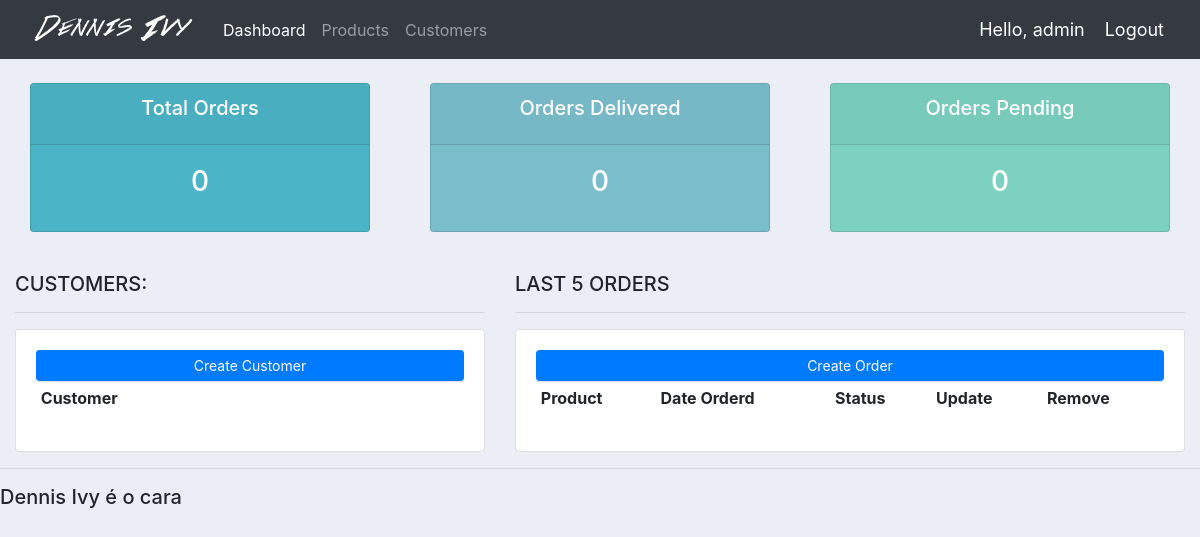
Page / (signed in) on the earlier database version.
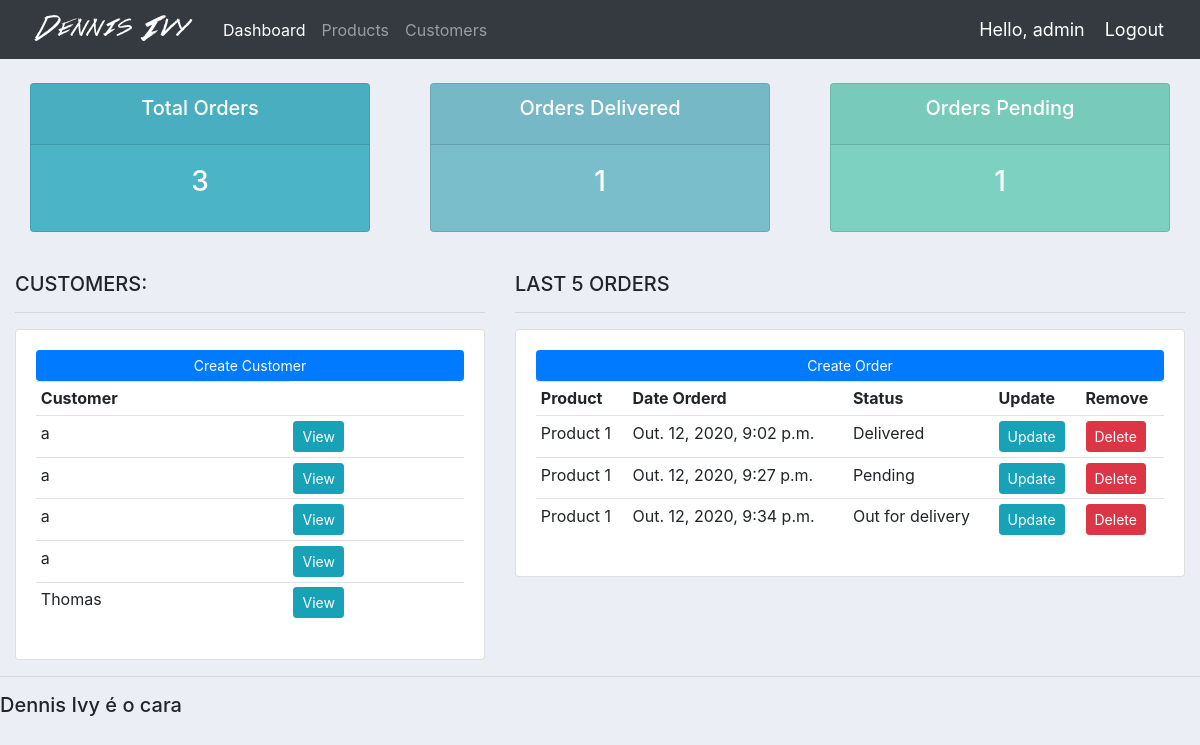
Same page on the later database version.
### accounts/models.py (models this page shows, shortened)
class Customer(models.Model):
	name = models.CharField(max_length=200, default=None)
	email = models.CharField(max_length=200, null=True)
	date_created = models.DateTimeField(auto_now_add=True, null=True)

class Order(models.Model):
	STATUS = (
			('Pending', 'Pending'),
			('Out for delivery', 'Out for delivery'),
			('Delivered', 'Delivered'),
			)
	customer = models.ForeignKey(Customer, null=True, on_delete= models.CASCADE)
	product = models.ForeignKey(Product, null=True, on_delete= models.CASCADE)
	date_created = models.DateTimeField(auto_now_add=True, null=True)
	status = models.CharField(max_length=200, null=True, choices=STATUS)
	note = models.CharField(max_length=100, null=True, blank=True)

class Product(models.Model):
	CATEGORY = (
			('Indoor', 'Indoor'),
			('Out Door', 'Out Door'),
			)
	name = models.CharField(max_length=200, default=None)
	price = models.FloatField()
	category = models.CharField(max_length=200, null=True, choices=CATEGORY)
	description = models.CharField(max_length=200, null=True, blank=True)
	date_created = models.DateTimeField(auto_now_add=True, null=True)
	tags = models.ManyToManyField(Tag)
	def __str__(self):
		return self.name

### accounts/views.py (the view)
# urls.py: path('', views.home, name="home"),
@login_required(login_url='login')
def home(request):
	orders = Order.objects.all()
	customers = Customer.objects.all()
	total_customers = customers.count()
	total_orders = orders.count()
	delivered = orders.filter(status='Delivered').count()
	pending = orders.filter(status='Pending').count()
	context = {'orders':orders, 'customers':customers,
	'total_orders':total_orders,'delivered':delivered,
	'pending':pending }
	return render(request, 'accounts/dashboard.html', context)

### accounts/templates/accounts/dashboard.html
{%  extends 'accounts/main.html' %}
{% load crispy_forms_tags %}
{% block content %}
{%  include 'accounts/status.html' %}
<br>
<div class="row">
	<div class="col-md-5">
		<h5>CUSTOMERS:</h5>
		<hr>
		<div class="card card-body">
			<a class="btn btn-primary  btn-sm btn-block" href="{% url 'create_customer' %}">Create Customer</a>
			<table class="table table-sm">
					<tr>
						<th>Customer</th>
					</tr>
				{% for customer in customers %}
					<tr>
						<td>{{customer.name}}</td>
						<td><a class="btn btn-sm btn-info" href="{% url 'customer' customer.pk %}">View</a></td></td>
					</tr>
				{% endfor %}
			</table>
		</div>
	</div>
	<div class="col-md-7">
		<h5>LAST 5 ORDERS</h5>
		<hr>
		<div class="card card-body">
			<a class="btn btn-primary  btn-sm btn-block" href="{% url 'create_order' %}">Create Order</a>
			<table class="table table-sm">
				<tr>
					<th>Product</th>
					<th>Date Orderd</th>
					<th>Status</th>
					<th>Update</th>
					<th>Remove</th>
				</tr>
				{% for order in orders %}
					<tr>
						<td>{{order.product}}</td>
						<td>{{order.date_created}}</td>
						<td>{{order.status}}</td>
						<td><a class="btn btn-sm btn-info" href="{% url 'update_order' order.id %}">Update</a></td>
						<td><a class="btn btn-sm btn-danger" href="{% url 'delete_order' order.id %}">Delete</a></td>
					</tr>
				{% endfor %}
			</table>
		</div>
	</div>
</div>
{% endblock %}

### accounts/templates/accounts/main.html (shortened to what this page needs)
{% load static %}
<!DOCTYPE html>
<html>
<head>
	<link rel="stylesheet" href="https://stackpath.bootstrapcdn.com/bootstrap/4.5.2/css/bootstrap.min.css">
	<link rel="stylesheet" type="text/css" href="{% static '/css/main.css' %}">
</head>
<body>
	{%  include 'accounts/navbar.html' %}
	<div class="container-fluid">
	{% block content %}
	{% endblock %}
    </div>
	<hr>
	<h5> Dennis Ivy é o cara</h5>
</body>
</html>

### accounts/templates/accounts/navbar.html (shortened to what this page needs)
{% load static %}
<nav class="navbar navbar-expand-lg navbar-dark bg-dark">
 <img src="{% static 'images/logo.png' %}">
  <div class="collapse navbar-collapse" id="navbarNav">
    <ul class="navbar-nav">
      <li class="nav-item active">
        <a class="nav-link" href="{% url 'home' %}">Dashboard</a>
      </li>
      <li class="nav-item">
        <a class="nav-link" href="{% url 'products' %}">Products</a>
      </li>
      <li class="nav-item">
        <a class ="nav-link" href="{% url 'customers' %}">Customers</a>
      </li>
    </ul>
  </div>
  <span class="hello-msg">Hello, {{request.user}}</span>
  <span ><a  class="hello-msg" href="{% url 'logout' %}">Logout</a></span>
</nav>

### accounts/templates/accounts/status.html
<br>
<div class="row">
	<div class="col">
		<div class="col-md">
			<div class="card text-center text-white  mb-3" id="total-orders">
			  	<div class="card-header">
			  		<h5 class="card-title">Total Orders</h5>
			  	</div>
			  	<div class="card-body">
			    	<h3 class="card-title">{{total_orders}}</h3>
			  	</div>
			</div>
		</div>
	</div>
	<div class="col">
		<div class="col-md">
			<div class="card text-center text-white  mb-3" id="orders-delivered">
			  	<div class="card-header">
			  		<h5 class="card-title">Orders Delivered</h5>
			  	</div>
			  	<div class="card-body">
			    	<h3 class="card-title">{{delivered}}</h3>
			  	</div>
			</div>
		</div>
	</div>
	<div class="col">
		<div class="col-md">
			<div class="card text-center text-white  mb-3" id="orders-pending">
			  	<div class="card-header">
			  		<h5 class="card-title">Orders Pending</h5>
			  	</div>
			  	<div class="card-body">
			    	<h3 class="card-title">{{pending}}</h3>
			  	</div>
			</div>
		</div>
	</div>
</div>

### accounts/static/css/main.css (style rules this page uses)
body { background-color: #ebeff5; }
#total-orders { background-color: #4cb4c7; }
#orders-delivered { background-color: #7abecc; }
#orders-pending { background-color: #7CD1C0; }

### accounts/templates/accounts/navbar.html (style rules this page uses)
.hello-msg { font-size: 18px; color: #fff; margin-right: 20px; }

Differences in the rows shown:
added Customer: name "a"
added Customer: name "a"
added Customer: name "a"
added Customer: name "a"
added Customer: name "Thomas"
added Order: product "Product 1", date_created "Out. 12, 2020, 9:02 p.m.", status "Delivered"
added Order: product "Product 1", date_created "Out. 12, 2020, 9:27 p.m.", status "Pending"
added Order: product "Product 1", date_created "Out. 12, 2020, 9:34 p.m.", status "Out for delivery"
Other differences:
{{ total_orders }}: "0" → "3"
{{ delivered }}: "0" → "1"
{{ pending }}: "0" → "1"
